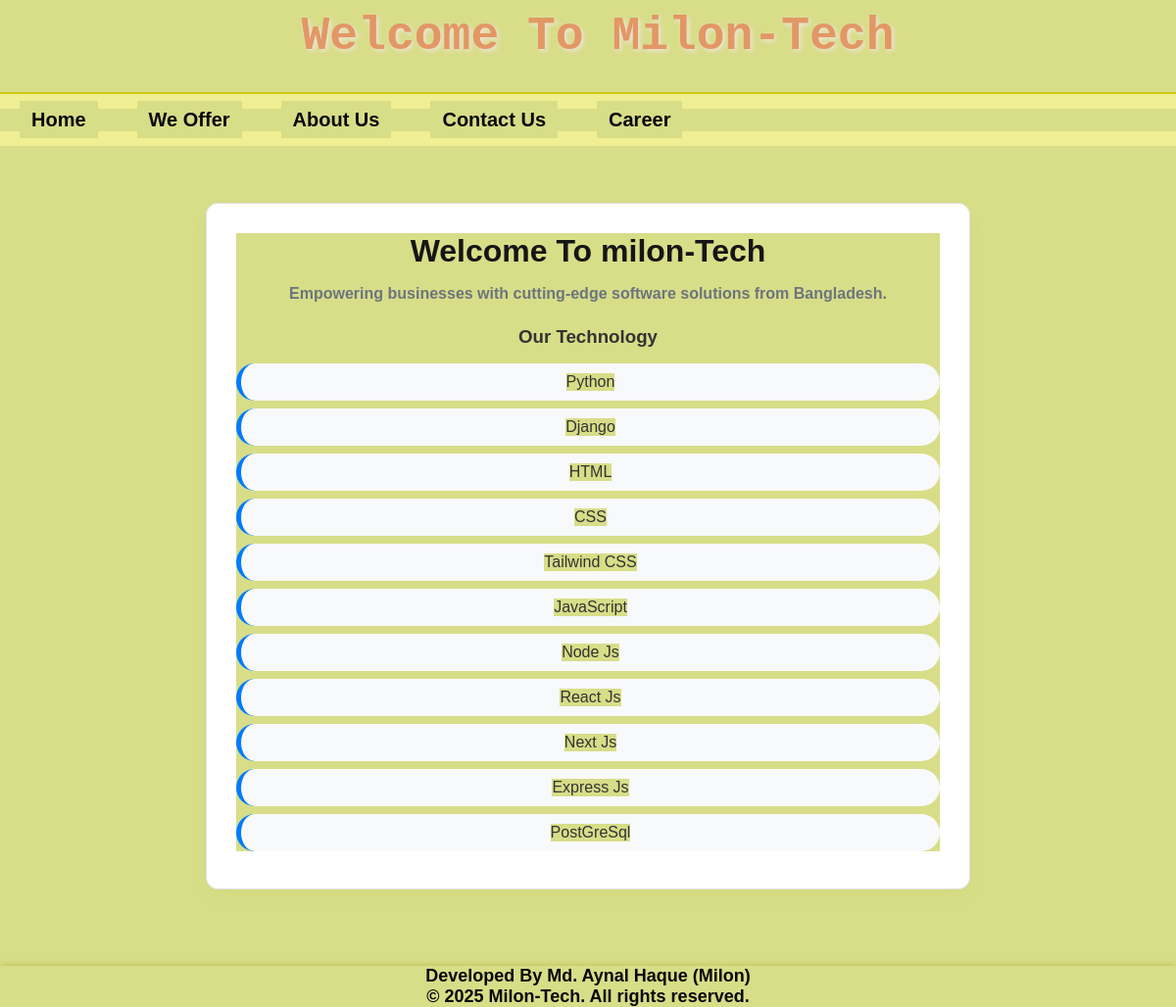
The page / on the database its author committed.
### core/models.py (models this page shows, shortened)
class Skill(models.Model):
    name= models.CharField(max_length=100)

### core/views.py (the view)
# urls.py: path('', home, name='home'),  # Home page URL
def home(request):
    skill_list=Skill.objects.all()
    return render(request, 'core/home.html',{'skill_list':skill_list})

### templates/core/home.html
{% extends 'core/base.html' %}
{% block content %}
<div class="container mt-6">
    <div class="card shadow-sm border-2">
        <div class="card-body">
            <h2 class="mb-3 text-primary"><strong>Welcome To milon-Tech</strong></h2>
            <p class="text-muted">Empowering businesses with cutting-edge software solutions from Bangladesh.</p>
            <h3 class="mt-4 mb-3">Our Technology</h3>
            <ul class="tree mt-2">
                {% for skill in skill_list %}
                    <li class="list-item"><span>{{ skill.name }}</span></li>
                {% empty %}
                    <li class="list-item"><span>No skills found.</span></li>
                {% endfor %}
            </ul>
        </div>
    </div>
</div>
{% endblock %}

### static/css/style.css (style rules this page uses)
* { font-family: Arial, sans-serif; margin: 0; padding: 0; box-sizing: border-box; background-color: hsl(64, 56%, 70%); }
body { padding-bottom: 60px; text-align: center; font-weight: bold; }
.container { max-width: 800px; margin: 50px auto; padding: 10px; font-family:'Franklin Gothic Medium', 'Arial Narrow', Arial, sans-serif; }
.card { background: #ffffff; border: 1px solid #e0e0e0; border-radius: 12px; box-shadow: 0 8px 16px lab(78.98% -53.3 73.87 / 0.05); padding: 30px; transition: all 0.3s ease-in-out; }
h2 { font-size: 2rem; color: hwb(64 47% 11%); text-align: center; }
.text-primary { color: #161515; }
.text-muted { color: #6c757d; text-align: center; }
h3 { color: #333; margin-top: 30px; margin-bottom: 15px; }
.tree { list-style-type: none; padding-left: 0; margin: 0; }
.tree li { background: #f8f9fa; margin-bottom: 8px; padding: 10px 15px; border-radius: 40px; border-left: 5px solid #007bff; font-weight: 500; transition: background 0.2s ease; }
.tree li span { display: inline-block; color: #333; }
.mt-2 { margin-top: 0.5rem; }
.mt-4 { margin-top: 1.5rem; }
.mt-6 { margin-top: 3rem; }
.mb-3 { margin-bottom: 1rem; }

### rows shown on the page
Skill: name "Python"
Skill: name "Django"
Skill: name "HTML"
Skill: name "CSS"
Skill: name "Tailwind CSS"
Skill: name "JavaScript"
Skill: name "Node Js"
Skill: name "React Js"
Skill: name "Next Js"
Skill: name "Express Js"
Skill: name "PostGreSql"
